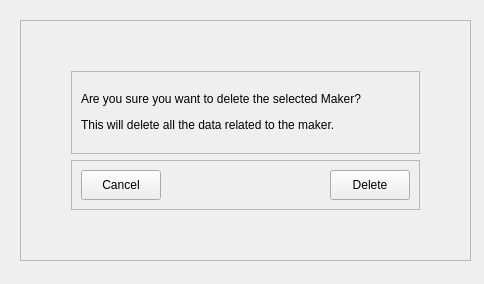
<?xml version="1.0" encoding="UTF-8"?>
<ui version="4.0">
 <class>popup</class>
 <widget class="QWidget" name="popup">
  <property name="geometry">
   <rect>
    <x>0</x>
    <y>0</y>
    <width>484</width>
    <height>284</height>
   </rect>
  </property>
  <property name="windowTitle">
   <string>Form</string>
  </property>
  <widget class="QFrame" name="frame_3">
   <property name="geometry">
    <rect>
     <x>20</x>
     <y>20</y>
     <width>451</width>
     <height>241</height>
    </rect>
   </property>
   <property name="frameShape">
    <enum>QFrame::StyledPanel</enum>
   </property>
   <property name="frameShadow">
    <enum>QFrame::Raised</enum>
   </property>
   <layout class="QVBoxLayout" name="verticalLayout">
    <property name="leftMargin">
     <number>50</number>
    </property>
    <property name="topMargin">
     <number>50</number>
    </property>
    <property name="rightMargin">
     <number>50</number>
    </property>
    <property name="bottomMargin">
     <number>50</number>
    </property>
    <item>
     <widget class="QFrame" name="frame">
      <property name="frameShape">
       <enum>QFrame::StyledPanel</enum>
      </property>
      <property name="frameShadow">
       <enum>QFrame::Raised</enum>
      </property>
      <layout class="QHBoxLayout" name="horizontalLayout_2">
       <item>
        <widget class="QLabel" name="label">
         <property name="text">
          <string>&lt;html&gt;&lt;head/&gt;&lt;body&gt;&lt;p&gt;Are you sure you want to delete the selected Maker? &lt;/p&gt;&lt;p&gt;This will delete all the data related to the maker.&lt;/p&gt;&lt;/body&gt;&lt;/html&gt;</string>
         </property>
         <property name="wordWrap">
          <bool>true</bool>
         </property>
        </widget>
       </item>
      </layout>
     </widget>
    </item>
    <item>
     <widget class="QFrame" name="frame_2">
      <property name="maximumSize">
       <size>
        <width>16777215</width>
        <height>50</height>
       </size>
      </property>
      <property name="frameShape">
       <enum>QFrame::StyledPanel</enum>
      </property>
      <property name="frameShadow">
       <enum>QFrame::Raised</enum>
      </property>
      <layout class="QHBoxLayout" name="horizontalLayout">
       <item>
        <widget class="QPushButton" name="btn_diag_cancel">
         <property name="minimumSize">
          <size>
           <width>0</width>
           <height>30</height>
          </size>
         </property>
         <property name="text">
          <string>Cancel</string>
         </property>
        </widget>
       </item>
       <item>
        <spacer name="horizontalSpacer">
         <property name="orientation">
          <enum>Qt::Horizontal</enum>
         </property>
         <property name="sizeHint" stdset="0">
          <size>
           <width>40</width>
           <height>20</height>
          </size>
         </property>
        </spacer>
       </item>
       <item>
        <widget class="QPushButton" name="bnt_diag_delete">
         <property name="minimumSize">
          <size>
           <width>0</width>
           <height>30</height>
          </size>
         </property>
         <property name="text">
          <string>Delete</string>
         </property>
        </widget>
       </item>
      </layout>
     </widget>
    </item>
   </layout>
  </widget>
 </widget>
 <resources/>
 <connections/>
</ui>
